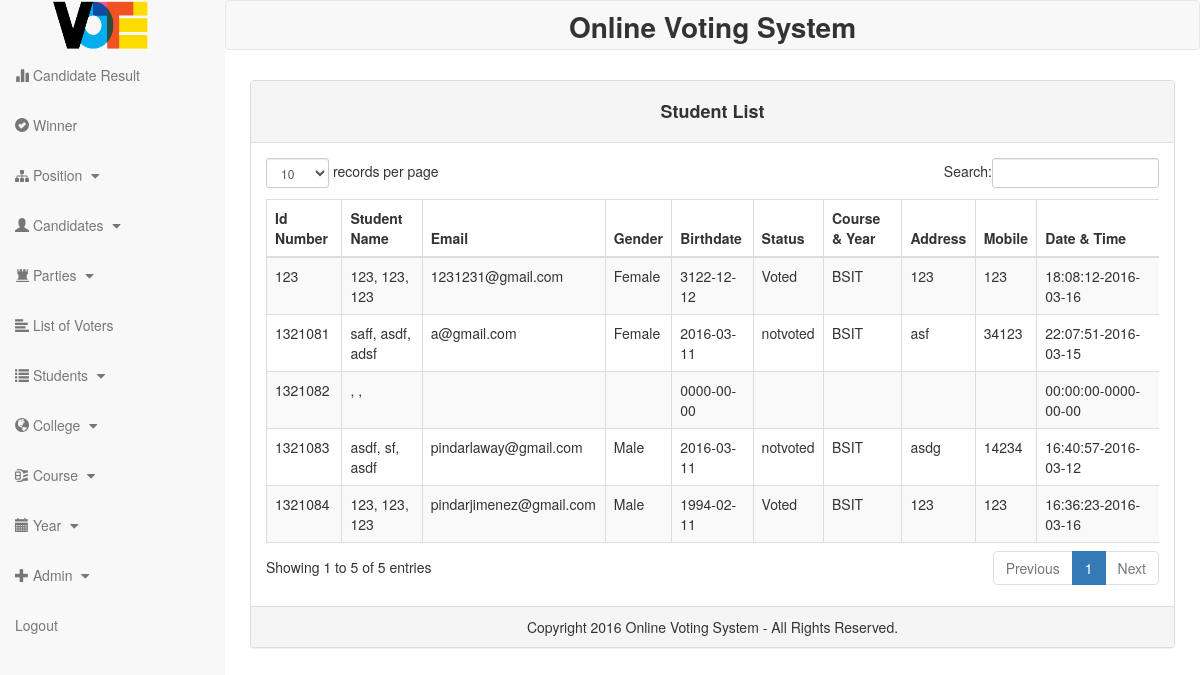
/index.php?mod=spr (signed in), run on the app's committed database.
### tables this page shows
CREATE TABLE IF NOT EXISTS `tbl_student` (
  `stu_id` int(4) unsigned NOT NULL,
  `stu_idnumber` int(7) NOT NULL DEFAULT '0',
  `stu_lname` varchar(100) NOT NULL DEFAULT '',
  `stu_fname` varchar(100) NOT NULL DEFAULT '',
  `stu_mname` varchar(100) NOT NULL DEFAULT '',
  `stu_gender` varchar(100) NOT NULL DEFAULT '',
  `stu_status` varchar(100) NOT NULL DEFAULT '',
  `stu_dob` date NOT NULL,
  `stu_address` varchar(255) NOT NULL DEFAULT '',
  `stu_mobile` varchar(50) NOT NULL DEFAULT '',
  `stu_email` varchar(100) NOT NULL DEFAULT '',
  `stu_date_added` date NOT NULL DEFAULT '0000-00-00',
  `stu_time_added` time NOT NULL DEFAULT '00:00:00',
  `cor_id` int(5) NOT NULL DEFAULT '0',
  `yer_id` int(5) NOT NULL DEFAULT '0',
  `stu_password` varchar(50) NOT NULL
);

CREATE TABLE IF NOT EXISTS `tbl_course` (
  `cor_id` int(5) unsigned NOT NULL,
  `cor_name` varchar(180) NOT NULL DEFAULT ''
);

### class/class.student.php (called while the page is built, shortened)
<?php
class Student{
	public $db;
	public function __construct(){
		$this->db = new mysqli(DB_SERVER,DB_USERNAME,DB_PASSWORD,DB_DATABASE);
	}
	public function get_studentname(){
		$sql="SELECT * FROM tbl_student";
		$result=mysqli_query($this->db,$sql);
		while($row=mysqli_fetch_assoc($result)){
			$list[] = $row;
		}
		return $list;
	}
}
?>

### class/class.course.php (called while the page is built, shortened)
<?php
class Course{
	public $db;
	public function __construct(){
		$this->db = new mysqli(DB_SERVER,DB_USERNAME,DB_PASSWORD,DB_DATABASE);
	}
	public function get_course_name($id){
		$sql="SELECT * FROM tbl_course WHERE cor_id='$id'";
		$result=mysqli_query($this->db,$sql);
		$row=mysqli_fetch_assoc($result);
		$cor_name = $row['cor_name'];
		return $cor_name;
	}
}
?>

### student/studentview.php (the view)
<link href="css/plugins/dataTables.bootstrap.css" rel="stylesheet">
<div class="col-lg-12">
    <div class="panel panel-default">
        <div class="panel-heading text-center">
            <h4><b>Student List</b></h4>
        </div>
                        <div class="panel-body">
                            <div class="table-responsive">
                                <table class="table table-striped table-bordered table-hover" id="dataTables-example">
                                    <thead>
                                        <tr>
                                            <th>Id Number</th>
                                            <th>Student Name</th>
                                            <th>Email</th>
                                            <th>Gender</th>
                                            <th>Birthdate</th>
                                            <th>Status</th>
                                            <th>Course & Year</th>
                                            <th>Address</th>
                                            <th>Mobile</th>
                                            <th>Date & Time</th>
                                        </tr>
                                    </thead>
                                    <tbody>
									<?php
										$stu=new Student();
										foreach($stu->get_studentname() as $val){
									?>
                                        <tr class="gradeA">
                                            <td><?php echo $val['stu_idnumber']; ?></td>
                                            <td><?php echo $val['stu_fname'] . ", " . $val['stu_mname'] . ", ". $val['stu_lname']; ?></td>
                                            <td class="center"><?php echo $val['stu_email']; ?></td>
                                            <td class="center"><?php echo $val['stu_gender']; ?></td>
                                            <td class="center"><?php echo $val['stu_dob']; ?></td>
                                            <td class="center"><?php echo $val['stu_status']; ?></td>
                                            <td><?php echo $course->get_course_name($val['cor_id']); ?></td>
                                            <td class="center"><?php echo $val['stu_address']; ?></td>
                                            <td class="center"><?php echo $val['stu_mobile']; ?></td>
                                            <td class="center"><?php echo $val['stu_time_added']."-".$val['stu_date_added']; ?></td>
                                        </tr>
									<?php
										}
									?>
                                    </tbody>
                                </table>
                            </div>
                        </div>
        <div class="panel-footer text-center">
             Copyright 2016 Online Voting System - All Rights Reserved.
        </div>
    </div>
</div>

### index.php (shortened to what this page needs)
<?php
include 'class/class.course.php';
include 'class/class.student.php';
$module = (isset($_GET['mod']) && $_GET['mod'] != '') ? $_GET['mod'] : '';
$course = new Course();
?>
<!DOCTYPE html>
<html lang="en">
<head>
    <link href="css/bootstrap.min.css" rel="stylesheet">
    <link href="css/sb-admin.css" rel="stylesheet">
    <link href="css/font-awesome.min.css" rel="stylesheet" type="text/css">
</head>
  <body>
    <div id="wrapper">
        <nav class="navbar navbar-default " role="navigation">
            <div class="span5"><b> Online Voting System </b></div>
            <div class="collapse navbar-collapse navbar-ex1-collapse sidebar scrollspy">
                <ul class="nav navbar-nav side-nav" id="side-menu">
                    <li class="active">
                        <img class="home" src="images/logo.png">
                    </li>
					<li>
                        <a href="index.php?mod=cst"><i class="glyphicon glyphicon-stats"></i> Candidate Result</a>
                    </li>
					<li>
                        <a href="index.php?mod=win"><i class="glyphicon glyphicon-ok-sign"></i> Winner</a>
                    </li>
					<li>
                        <a href="javascript:;" data-toggle="collapse" data-target="#demon"><i class="fa fa-sitemap fa"></i> Position <i class="fa fa-fw fa-caret-down"></i></a>
                    </li>
					<li>
                        <a href="javascript:;" data-toggle="collapse" data-target="#demo"><i class="glyphicon glyphicon-user"></i> Candidates <i class="fa fa-fw fa-caret-down"></i></a>
                    </li>
					<li>
                        <a href="javascript:;" data-toggle="collapse" data-target="#demow"><i class="glyphicon glyphicon-tower"></i> Parties <i class="fa fa-fw fa-caret-down"></i></a>
                    </li>
					<li>
                        <a href="index.php?mod=lov"><i class="glyphicon glyphicon-align-left"></i> List of Voters</a>
                    </li>
					<li>
                        <a href="javascript:;" data-toggle="collapse" data-target="#demoq"><i class="glyphicon glyphicon-list"></i> Students <i class="fa fa-fw fa-caret-down"></i></a>
                    </li>
					<li>
                        <a href="javascript:;" data-toggle="collapse" data-target="#demob"><i class="glyphicon glyphicon-globe"></i> College <i class="fa fa-fw fa-caret-down"></i></a>
                    </li>
					<li>
                        <a href="javascript:;" data-toggle="collapse" data-target="#demop"><i class="glyphicon glyphicon-compressed"></i> Course <i class="fa fa-fw fa-caret-down"></i></a>
                    </li>
					<li>
                        <a href="javascript:;" data-toggle="collapse" data-target="#demov"><i class="glyphicon glyphicon-calendar"></i> Year <i class="fa fa-fw fa-caret-down"></i></a>
                    </li>
					<li>
                        <a href="javascript:;" data-toggle="collapse" data-target="#demor"><i class="glyphicon glyphicon-plus"></i> Admin <i class="fa fa-fw fa-caret-down"></i></a>
                    </li>
					<li>
                        <a href="system/logout.php">Logout</a>
                    </li>
                </ul>
            </div>
        </nav>
        <div id="page-wrapper">
			<?php
			switch($module){
			case 'spr':
				require_once 'student/studentview.php';
				break;
			}
			?>
</div>
    </div>
</body>
</html>

### css/sb-admin.css (style rules this page uses)
#wrapper { padding-left: 0; }
#page-wrapper { width: 100%; padding: 0; background-color: #fff; }
.collapse ul { background-color: #f8f8f8; }
@media (min-width:768px) { #wrapper { padding-left: 225px; } }
@media (min-width:768px) { #page-wrapper { padding: 10px; } }
@media (min-width:768px) { .side-nav { position: fixed; top: 0px; left: 225px; width: 225px; margin-left: -225px; border: none; border-radius: 0; overflow-y: auto; background-color: #222; bottom: 0; overflow-x: hidden; padding-bottom: 40px; } }
@media (min-width:768px) { .side-nav>li>a { width: 225px; } }
.home { padding-left:50px; width:150px; height:50px; }
.span5 { font-size:200%; text-align:center; margin-top:5px; }

### data on the page
tbl_student: stu_idnumber "1321083", stu_fname "asdf", stu_mname "sf", stu_lname "asdf", stu_email "pindarlaway@gmail.com", stu_gender "Male", stu_dob "2016-03-11", stu_status "notvoted", cor.cor_name "BSIT", stu_address "asdg", stu_mobile "14234", stu_time_added "16:40:57", stu_date_added "2016-03-12"
tbl_student: stu_idnumber "1321082", stu_dob "0000-00-00", stu_time_added "00:00:00", stu_date_added "0000-00-00"
tbl_student: stu_idnumber "1321081", stu_fname "saff", stu_mname "asdf", stu_lname "adsf", stu_email "a@gmail.com", stu_gender "Female", stu_dob "2016-03-11", stu_status "notvoted", cor.cor_name "BSIT", stu_address "asf", stu_mobile "34123", stu_time_added "22:07:51", stu_date_added "2016-03-15"
tbl_student: stu_idnumber "1321084", stu_fname "123", stu_mname "123", stu_lname "123", stu_email "pindarjimenez@gmail.com", stu_gender "Male", stu_dob "1994-02-11", stu_status "Voted", cor.cor_name "BSIT", stu_address "123", stu_mobile "123", stu_time_added "16:36:23", stu_date_added "2016-03-16"
tbl_student: stu_idnumber "123", stu_fname "123", stu_mname "123", stu_lname "123", stu_email "1231231@gmail.com", stu_gender "Female", stu_dob "3122-12-12", stu_status "Voted", cor.cor_name "BSIT", stu_address "123", stu_mobile "123", stu_time_added "18:08:12", stu_date_added "2016-03-16"
